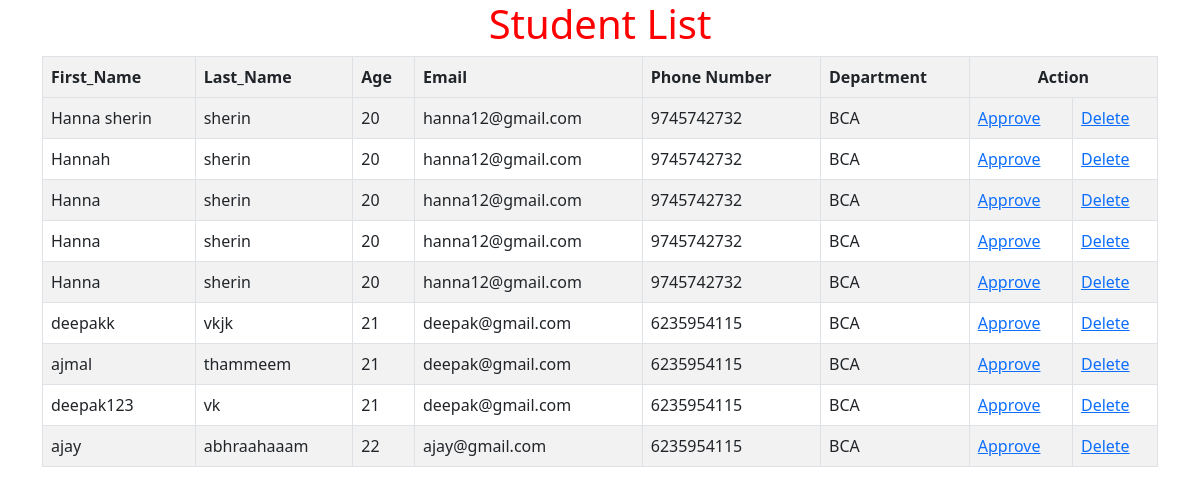
/studentview/, run on an earlier commit of the app's database.
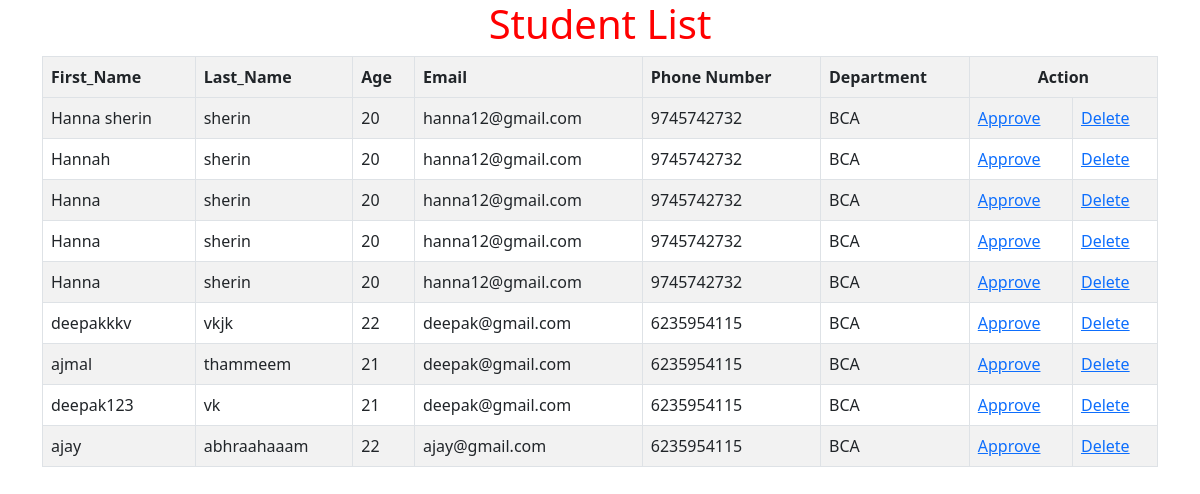
And on a later commit of the database.
### myapp/models.py (models this page shows)
class Student1(models.Model):
    department_id=models.ForeignKey(Department,on_delete=models.CASCADE)
    stud_id=models.ForeignKey(User,on_delete=models.CASCADE)
    age=models.IntegerField()
    phone=models.BigIntegerField()
    class Meta:
        db_table='Student1'

class User(AbstractUser):
    usertype=models.CharField(max_length=50)

class Department(models.Model):
    department_name=models.CharField(max_length=50)

### myapp/views.py (the view)
# urls.py: path('studentview/', views.student_view),
def student_view(request):
    data=Student1.objects.all()
    return render(request,'studentv.html',{'data':data})

### myapp/templates/studentv.html (shortened to what this page needs)
<!DOCTYPE html>
<html lang="en">
<head>
     <link href="https://cdn.jsdelivr.net/npm/bootstrap@5.0.2/dist/css/bootstrap.min.css" rel="stylesheet">
</head>
<body>
     <div class="container">
            <h1 style='text-align: center;color: red;'>Student List</h1>
        <table class="table table-striped table-bordered table-hover"> <tr>
            <th>First_Name</th>
            <th>Last_Name</th>
            <th>Age</th>
            <th>Email</th>
            <th>Phone Number</th>
            <th>Department</th>
            <th colspan='2' style=text-align:center >Action</th></tr>
              <tr>
            {% for i in data %}
            <tr>
                <td>{{i.stud_id.first_name}}</td>
                <td>{{i.stud_id.last_name}}</td>
                <td>{{i.age}}</td>
                <td>{{i.stud_id.email}}</td>
                <td>{{i.phone}}</td>
                <td>{{i.department_id.department_name}}</td>
                <td><a href="/stud_approve/{{i.id}}">Approve</a></td>
              <td><a href="/stud_del/{{i.id}}" onclick="return confirm('Are you sure you want to delete this student?');">Delete</a></td>
            </tr>
            {% endfor %}
        </table>
    </div>
</body>
</html>

What changed in the data, as far as the page shows it:
changed Student1 "vkjk": stud_id.first_name "deepakk" → "deepakkkv"; age "21" → "22"
